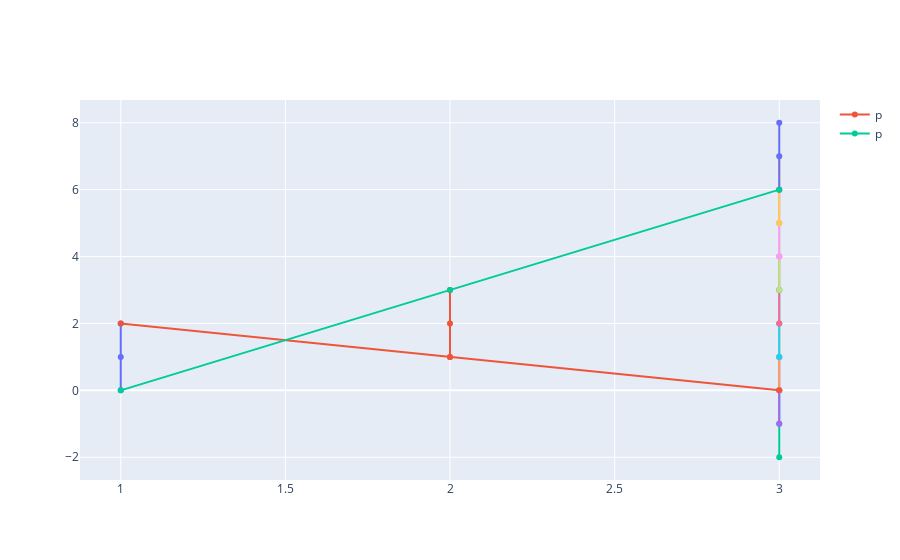

The code cell stored with this chart in its notebook:
### Code cell
A=One_Line([1,1],1)
for i in range(-15,15):
    A.add_point([3,i])
A.show_spline()

### Figure 1 — Plotly figure (JSON) as saved in the notebook; plotly's stock layout.template omitted (floating-point values rounded to 4 significant figures)
{"data": [{"name": "", "showlegend": false, "type": "scatter", "x": [1, 1, 1], "y": [2, 1, 0]}, {"name": "", "showlegend": false, "type": "scatter", "x": [2, 2, 2], "y": [3, 2, 1]}, {"name": "", "showlegend": false, "type": "scatter", "x": [3, 3, 3], "y": [0, -1, -2]}, {"name": "", "showlegend": false, "type": "scatter", "x": [3, 3, 3], "y": [1, 0, -1]}, {"name": "", "showlegend": false, "type": "scatter", "x": [3, 3, 3], "y": [2, 1, 0]}, {"name": "", "showlegend": false, "type": "scatter", "x": [3, 3, 3], "y": [3, 2, 1]}, {"name": "", "showlegend": false, "type": "scatter", "x": [3, 3, 3], "y": [4, 3, 2]}, {"name": "", "showlegend": false, "type": "scatter", "x": [3, 3, 3], "y": [5, 4, 3]}, {"name": "", "showlegend": false, "type": "scatter", "x": [3, 3, 3], "y": [6, 5, 4]}, {"name": "", "showlegend": false, "type": "scatter", "x": [3, 3, 3], "y": [7, 6, 5]}, {"name": "", "showlegend": false, "type": "scatter", "x": [3, 3, 3], "y": [8, 7, 6]}, {"name": "p", "showlegend": true, "type": "scatter", "x": [1, 2, 3], "y": [2, 1, 0]}, {"name": "p", "showlegend": true, "type": "scatter", "x": [1, 2, 3], "y": [0, 3, 6]}], "layout": {}}
